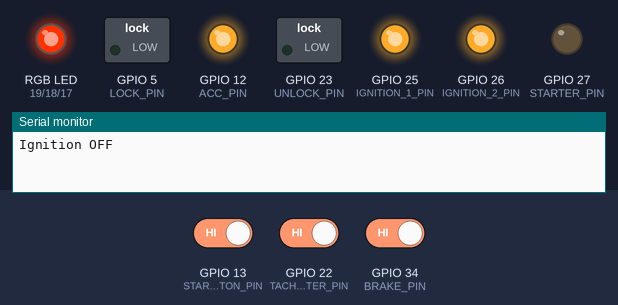
The sketch below on a simulated ESP32. Shown: switched loads named in the sketch (green lamp = pin HIGH), an RGB LED mixed from three pins (HIGH = lit), output pins drawn as LEDs (lit = HIGH), the last lines printed to the serial monitor. The test bench sets the inputs (shaded band); at power-on: GPIO 13 (START_BUTTON_PIN) HIGH, GPIO 22 (TACHOMETER_PIN) HIGH, GPIO 34 (BRAKE_PIN) HIGH. EEPROM starts erased.

Above: at 1.2 s.
1.3 s: GPIO 13 (START_BUTTON_PIN) driven LOW and GPIO 22 (TACHOMETER_PIN) driven LOW
4.3 s: GPIO 13 (START_BUTTON_PIN) driven HIGH
At 5.2 s:
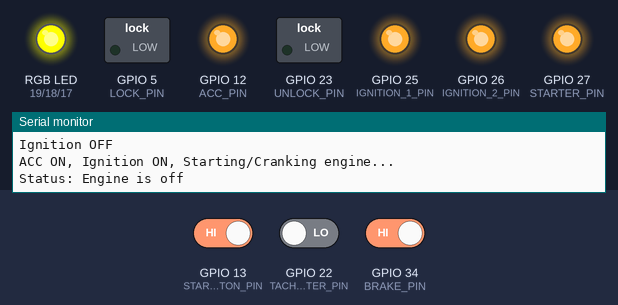
5.8 s: GPIO 22 (TACHOMETER_PIN) driven HIGH
8.8 s: GPIO 13 (START_BUTTON_PIN) driven LOW
At 9.8 s:
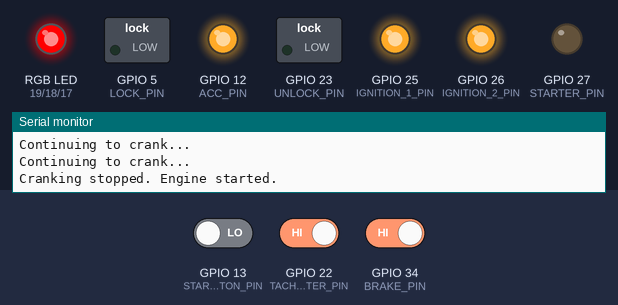
10.3 s: GPIO 13 (START_BUTTON_PIN) driven HIGH and GPIO 22 (TACHOMETER_PIN) driven LOW and GPIO 34 (BRAKE_PIN) driven LOW
At 10.9 s:
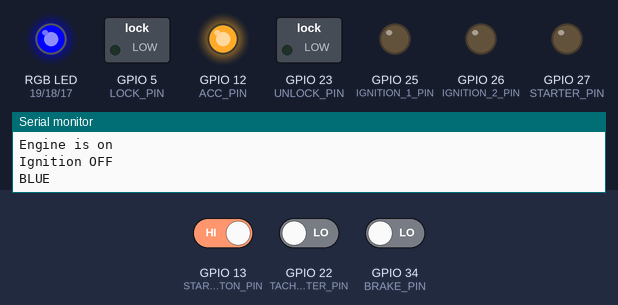
Timing chart, 0 to 12.8 s (numbered marks = the images above; inputs shaded):
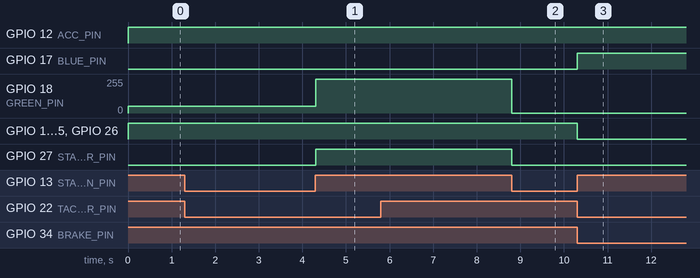

The sketch:

CarPhoneKey.ino
```cpp
// INCLUSIONS
#include <Arduino.h>
#include "variables.h"
#include "pins.h"
#include "wifi_mqtt.h"
#include "actions.h"
#include "config.h"

void setup() {

  Serial.begin(115200);

  loadConfigData();

  PinSetup();

  WifiSetup();

  MqttSetup();
}

void loop() {
  CurrentTime = millis(); // For timed functions.
  MqttLoop();

  handleClients();

  StartButtonActions();

  CarActions();

  LockingActions();

  // SERIAL INFORMATION
  if (CurrentTime - SerialPreviousTime > SerialInterval) {
    if (digitalRead(TACHOMETER_PIN) == HIGH) {
      Serial.println("Engine is on");
    } else if (digitalRead(TACHOMETER_PIN) == LOW) {
      Serial.println("Status: Engine is off");
    }
    SerialPreviousTime = CurrentTime;
  }
  LastDetected = Detected;
}
```

actions.cpp
```cpp
#include <Arduino.h>
#include "actions.h"
#include "pins.h"
#include "variables.h"

void StartButtonActions() {
  // Start Button Reset :: Prevents from registerering button click multiples times.
  if (digitalRead(START_BUTTON_PIN) == LOW && StartButtonReset == false) {
    StartButtonReset = true;
  }
  // START BUTTON when ENGINE OFF without BRAKE
  if (digitalRead(TACHOMETER_PIN) == LOW &&
      digitalRead(START_BUTTON_PIN) == HIGH &&
      digitalRead(BRAKE_PIN) == LOW &&
      StartButtonReset == true &&
      StartingTimerStarted == false) {
    // Turn OFF ignition if it is ON.
    if (digitalRead(IGNITION_1_PIN) == HIGH &&
        digitalRead(IGNITION_2_PIN) == HIGH) {
      CarStatus = 1;
      Serial.println("Ignition OFF");
      StartButtonReset = false;
    }
    // Or turn ON ignition if it is OFF.
    else if (digitalRead(IGNITION_1_PIN) == LOW) {
      CarStatus = 2;
      Serial.println("Ignition ON");
      StartButtonReset = false;
    }
  }
  // START BUTTON + BRAKE when ENGINE OFF
  if (digitalRead(TACHOMETER_PIN) == LOW &&
      digitalRead(START_BUTTON_PIN) == HIGH &&
      digitalRead(BRAKE_PIN) == HIGH &&
      StartButtonReset == true &&
      StartingTimerStarted == false) { // If pushing start button and brake is pressed, and it is the first time.
    CarStatus = 3;
    Serial.println("ACC ON, Ignition ON, Starting/Cranking engine...");
    StartingTimerStarted = true;
    StartingPreviousTime = millis();
    StartButtonReset = false;
  }
  // START BUTTON + BRAKE when ENGINE ON
  if (digitalRead(TACHOMETER_PIN) == HIGH &&
      digitalRead(START_BUTTON_PIN) == HIGH &&
      digitalRead(BRAKE_PIN) == HIGH &&
      StartButtonReset == true &&
      StartingTimerStarted == false) {
    CarStatus = 2;
    Serial.println("Ignition OFF");
    StartButtonReset = false;
  } else if (StartingTimerStarted == true && CurrentTime - StartingPreviousTime > StartingInterval) { // If cranking timer has been reached: continue cranking if starting button is still pressed OR stop cranking if starting button is not pressed. // If start button has been pressed, starting the time, then...
    if (digitalRead(START_BUTTON_PIN) == HIGH) { // Continue cranking if start button is still pressed...
      if ((CurrentTime - StartingPreviousTime) % 1000 == 0) {
        Serial.println("Continuing to crank...");
      }
    } else if (digitalRead(START_BUTTON_PIN) == LOW && digitalRead(TACHOMETER_PIN) == LOW) { // Or stop cranking if the start button is not pressed. Cranking unsuccessful, engine is ON.
      CarStatus = 2;
      StartingTimerStarted = false;
      Serial.println("Cranking stopped. Engine's still off.");
    } else if (digitalRead(START_BUTTON_PIN) == LOW && digitalRead(TACHOMETER_PIN) == HIGH) { // Or stop cranking if the start button is not pressed. Cranking successful, engine is OFF.
      CarStatus = 4;
      StartingTimerStarted = false;
      Serial.println("Cranking stopped. Engine started.");
    }
  }
}

void CarActions() {
  if (LastCarStatus != CarStatus && Detected == true)
  {
    if (CarStatus == 0) {
      digitalWrite(ACC_PIN, LOW);
      digitalWrite(IGNITION_1_PIN, LOW);
      digitalWrite(IGNITION_2_PIN, LOW);
      digitalWrite(STARTER_PIN, LOW);
      // LED OFF
      setLed(0,0,0);
    } else if (CarStatus == 1) {
      digitalWrite(ACC_PIN, HIGH);
      digitalWrite(IGNITION_1_PIN, LOW);
      digitalWrite(IGNITION_2_PIN, LOW);
      digitalWrite(STARTER_PIN, LOW);
      // Blue LED
      setLed(0,0,255);
      Serial.println("BLUE");
    } else if (CarStatus == 2) {
      digitalWrite(ACC_PIN, HIGH);
      digitalWrite(IGNITION_1_PIN, HIGH);
      digitalWrite(IGNITION_2_PIN, HIGH);
      digitalWrite(STARTER_PIN, LOW);
      // Orange LED
      setLed(255,50,0);
    } else if (CarStatus == 3) {
      digitalWrite(ACC_PIN, HIGH);
      digitalWrite(IGNITION_1_PIN, HIGH);
      digitalWrite(IGNITION_2_PIN, HIGH);
      digitalWrite(STARTER_PIN, HIGH);
      // Yellow LED
      setLed(255,255,0);
    } else if (CarStatus == 4) {
      digitalWrite(ACC_PIN, HIGH);
      digitalWrite(IGNITION_1_PIN, HIGH);
      digitalWrite(IGNITION_2_PIN, HIGH);
      digitalWrite(STARTER_PIN, LOW);
      // Red LED
      setLed(255,0,0);
    }
    LastCarStatus = CarStatus;
  }
}

void LockingActions() {
  if (LastDetected != Detected) { // If detection changes.
    if (Detected == true && UnlockingTimerStarted == false) { // If detected.
      digitalWrite(UNLOCK_PIN, HIGH); // Unlock
      digitalWrite(LOCK_PIN, LOW);
      digitalWrite(ACC_PIN, HIGH); // Accessory ON
      digitalWrite(STARTER_PIN, LOW);
      digitalWrite(IGNITION_1_PIN, LOW);
      digitalWrite(IGNITION_2_PIN, LOW);
      //Start Timer
      UnlockingPreviousTime = millis();
      UnlockingTimerStarted = true;
    }
    else if (Detected == false && LockingTimerStarted == false && CarStatus != 3 && CarStatus != 4) { // If undetected. Turn off everything and lock the car.
      digitalWrite(UNLOCK_PIN, LOW);
      digitalWrite(LOCK_PIN, HIGH); // Lock
      digitalWrite(ACC_PIN, LOW);
      digitalWrite(STARTER_PIN, LOW);
      digitalWrite(IGNITION_1_PIN, LOW);
      digitalWrite(IGNITION_2_PIN, LOW);
      // Start Timer
      LockingPreviousTime = millis();
      LockingTimerStarted = true;
    }
  }

  if (UnlockingTimerStarted == true && CurrentTime - UnlockingPreviousTime >= UnlockingInterval) { // Turn off unlock relay and timervariable.
    digitalWrite(UNLOCK_PIN, LOW); // Turn off unlock relay.
    UnlockingTimerStarted == false;
    UnlockingPreviousTime = CurrentTime;
  } else if (LockingTimerStarted == true && CurrentTime - LockingPreviousTime >= LockingInterval) { // Turn off lock relay and timervariable.
    digitalWrite(LOCK_PIN, LOW); // Turn off lock relay.
    LockingTimerStarted == false;
  }
}

void setLed(int r, int g, int b){
  analogWrite(RED_PIN, r);
  analogWrite(GREEN_PIN, g);
  analogWrite(BLUE_PIN, b);
}
```

actions.h
```cpp
void StartButtonActions();

void CarActions();

void LockingActions();

void setLed(int r, int g, int b);
```

variables.cpp
```cpp
#include <Arduino.h>
#include "variables.h"

// Timer variables
unsigned long CurrentTime = 0UL;
unsigned long SerialPreviousTime = 0UL;
unsigned long SerialInterval = 5000UL;

unsigned long LockingPreviousTime = 0UL;
unsigned long LockingInterval = 1000UL;
bool LockingTimerStarted = false;

unsigned long UnlockingPreviousTime = 0UL;
unsigned long UnlockingInterval = 1000UL;
bool UnlockingTimerStarted = false;

unsigned long StartingPreviousTime = 0UL;
unsigned long StartingInterval = 1500UL;
bool StartingTimerStarted = false;

unsigned long DetectedPreviousTime = 0UL;
unsigned long DetectionInterval = 10000UL;

// Car status varibles
int CarStatus = 0;
int LastCarStatus = CarStatus;
// 0 = Everything Off
// 1 = ACC ON
// 2 = ACC ON + IGNITION 1 & 2 ON (ENGINE OFF)
// 3 = ACC ON + IGNITION 1 & 2 ON + STARTER WIRE ON (CRANKING)
// 4 = ACC ON + IGNITION 1 & 2 ON (ENGINE ON)

//Other variables
bool StartButtonReset = true;
bool Detected = true; // set to false
bool LastDetected = Detected;
```

variables.h
```cpp
#ifndef VARIABLES_H
#define VARIABLES_H
#include <Arduino.h>

// Timer variables
extern unsigned long CurrentTime;
extern unsigned long SerialPreviousTime;
extern unsigned long SerialInterval;

extern unsigned long LockingPreviousTime;
extern unsigned long LockingInterval;
extern bool LockingTimerStarted;

extern unsigned long UnlockingPreviousTime;
extern unsigned long UnlockingInterval;
extern bool UnlockingTimerStarted;

extern unsigned long StartingPreviousTime;
extern unsigned long StartingInterval;
extern bool StartingTimerStarted;

extern unsigned long DetectedPreviousTime;
extern unsigned long DetectionInterval;

// Car status varibles
extern int CarStatus;
extern int LastCarStatus;
// 0 = Everything Off
// 1 = ACC ON
// 2 = ACC ON + IGNITION 1 & 2 ON (ENGINE OFF)
// 3 = ACC ON + IGNITION 1 & 2 ON + STARTER WIRE ON (CRANKING)
// 4 = ACC ON + IGNITION 1 & 2 ON (ENGINE ON)

//Other variables
extern bool StartButtonReset;
extern bool Detected; // set to false
extern bool LastDetected;

#endif
```

wifi_mqtt.h
```cpp
void WifiSetup();

void MqttSetup();

//void WebInterface();

void MqttLoop();

void handleRoot();

void handleConfig();

void handleSave(ConfigData configData);

void handleRestart();

void handleControls();

void handleControl();

void handleClients();
```

config.cpp
```cpp
#include <EEPROM.h>
#include "config.h"

#define EEPROM_SIZE 512
#define MAX_SSID_LENGTH 50
#define MAX_PASSWORD_LENGTH 50
#define MAX_DEVICE_NAME_LENGTH 50

struct ConfigData {
  char ssid[MAX_SSID_LENGTH];
  char password[MAX_PASSWORD_LENGTH];
  char deviceName[MAX_DEVICE_NAME_LENGTH];
  char uuid_list[];
};

ConfigData configData;

void loadConfigData() {
  EEPROM.begin(EEPROM_SIZE);
  EEPROM.get(0, configData);
  EEPROM.end();
}

void saveConfigData() {
  EEPROM.begin(EEPROM_SIZE);
  EEPROM.put(0, configData);
  EEPROM.commit();
  EEPROM.end();
}
```

config.h
```cpp
#include <EEPROM.h>

struct ConfigData;

void loadConfigData();

void saveConfigData();
```

pins.cpp
```cpp
#include <Arduino.h>
#include "pins.h"

void PinSetup() {
  // Setting pin modes.
  pinMode(ACC_PIN, OUTPUT);
  pinMode(STARTER_PIN, OUTPUT);
  pinMode(IGNITION_1_PIN, OUTPUT);
  pinMode(IGNITION_2_PIN, OUTPUT);
  pinMode(LOCK_PIN, OUTPUT);
  pinMode(UNLOCK_PIN, OUTPUT);
  pinMode(BRAKE_PIN, INPUT_PULLUP);
  pinMode(START_BUTTON_PIN, INPUT);
  pinMode(TACHOMETER_PIN, INPUT_PULLUP);

  pinMode(RED_PIN, OUTPUT);
  pinMode(GREEN_PIN, OUTPUT);
  pinMode(BLUE_PIN, OUTPUT);

  // Setting pin voltages.
  digitalWrite(ACC_PIN, LOW);
  digitalWrite(STARTER_PIN, LOW);
  digitalWrite(IGNITION_1_PIN, LOW);
  digitalWrite(IGNITION_2_PIN, LOW);
  digitalWrite(LOCK_PIN, LOW);
  digitalWrite(UNLOCK_PIN, LOW);

  analogWrite(RED_PIN, 0);
  analogWrite(GREEN_PIN, 0);
  analogWrite(BLUE_PIN, 0);
}
```

pins.h
```cpp
#include <Arduino.h>

// Connector 1
// 6-wire harness
#define ACC_PIN 12
#define STARTER_PIN 27
#define IGNITION_1_PIN 25
#define IGNITION_2_PIN 26
// 2-wire harness
#define BRAKE_PIN 34
#define TACHOMETER_PIN 22

// Connector 2
// 6-wire harness
#define START_BUTTON_PIN 13
#define undefined_1
#define undefined_2
#define undefined_3
// 2-wire harness
#define LOCK_PIN 5
#define UNLOCK_PIN 23

// RGB Led
#define RED_PIN 19
#define GREEN_PIN 18
#define BLUE_PIN 17

void PinSetup();
```

Measured:
- after the input at 1.3 s, every drawn part: stays the same
- after the input at 4.3 s, GPIO 18 (GREEN_PIN): 50/255 → 255/255 at once; GPIO 27 (STARTER_PIN): LOW → HIGH at once
- after the input at 8.8 s, GPIO 18 (GREEN_PIN): 255/255 → 0/255 at once; GPIO 27 (STARTER_PIN): HIGH → LOW at once
- after the input at 10.3 s, GPIO 17 (BLUE_PIN): LOW → HIGH at once; GPIO 19 (RED_PIN), GPIO 25 (IGNITION_1_PIN), GPIO 26 (IGNITION_2_PIN): HIGH → LOW at once
